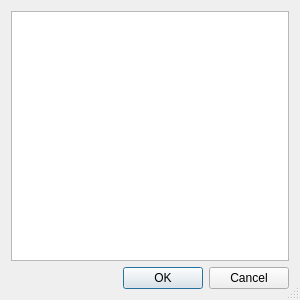
<?xml version="1.0" encoding="UTF-8"?>
<ui version="4.0">
 <class>HgQueuesGuardsSelectionDialog</class>
 <widget class="QDialog" name="HgQueuesGuardsSelectionDialog">
  <property name="geometry">
   <rect>
    <x>0</x>
    <y>0</y>
    <width>300</width>
    <height>300</height>
   </rect>
  </property>
  <property name="windowTitle">
   <string>Select Guards</string>
  </property>
  <property name="sizeGripEnabled">
   <bool>true</bool>
  </property>
  <layout class="QVBoxLayout" name="verticalLayout">
   <item>
    <widget class="QListWidget" name="guardsList">
     <property name="alternatingRowColors">
      <bool>true</bool>
     </property>
     <property name="selectionMode">
      <enum>QAbstractItemView::ExtendedSelection</enum>
     </property>
    </widget>
   </item>
   <item>
    <widget class="QDialogButtonBox" name="buttonBox">
     <property name="orientation">
      <enum>Qt::Horizontal</enum>
     </property>
     <property name="standardButtons">
      <set>QDialogButtonBox::Cancel|QDialogButtonBox::Ok</set>
     </property>
    </widget>
   </item>
  </layout>
 </widget>
 <tabstops>
  <tabstop>guardsList</tabstop>
  <tabstop>buttonBox</tabstop>
 </tabstops>
 <resources/>
 <connections>
  <connection>
   <sender>buttonBox</sender>
   <signal>accepted()</signal>
   <receiver>HgQueuesGuardsSelectionDialog</receiver>
   <slot>accept()</slot>
   <hints>
    <hint type="sourcelabel">
     <x>248</x>
     <y>254</y>
    </hint>
    <hint type="destinationlabel">
     <x>157</x>
     <y>274</y>
    </hint>
   </hints>
  </connection>
  <connection>
   <sender>buttonBox</sender>
   <signal>rejected()</signal>
   <receiver>HgQueuesGuardsSelectionDialog</receiver>
   <slot>reject()</slot>
   <hints>
    <hint type="sourcelabel">
     <x>316</x>
     <y>260</y>
    </hint>
    <hint type="destinationlabel">
     <x>286</x>
     <y>274</y>
    </hint>
   </hints>
  </connection>
 </connections>
</ui>
